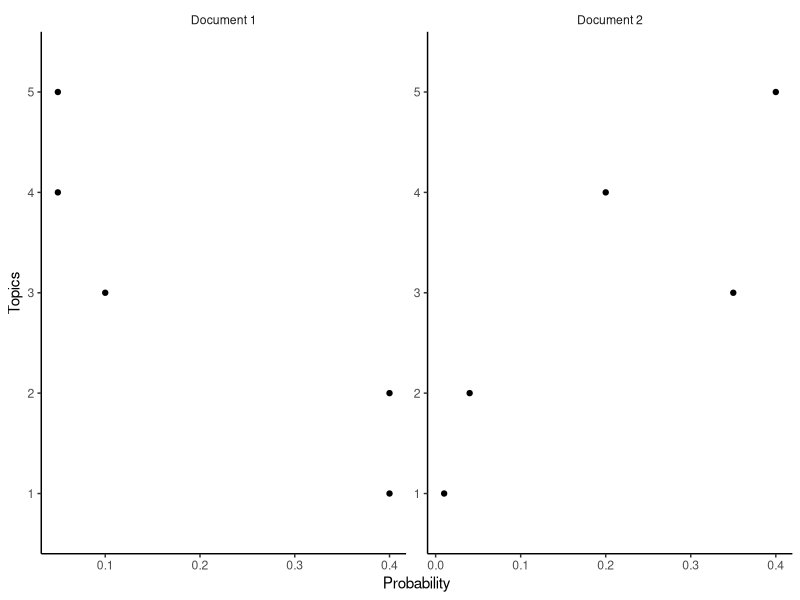
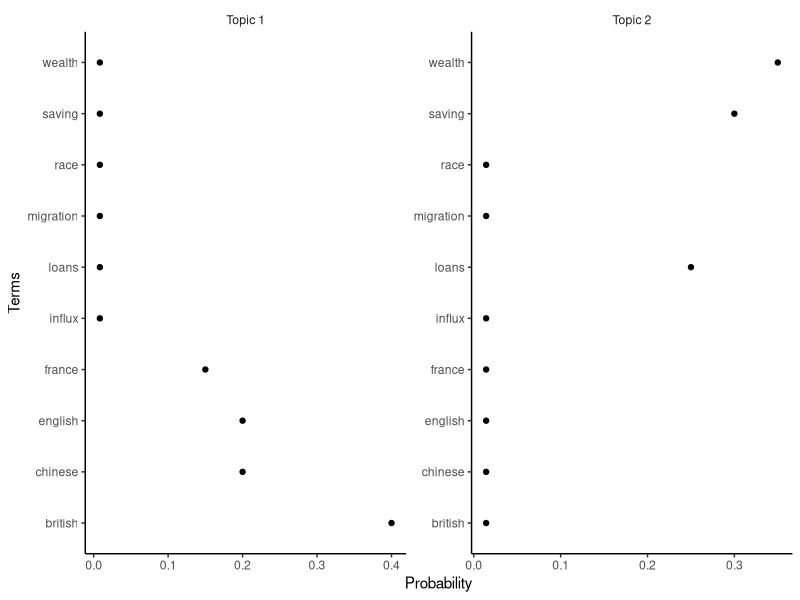

Write R code to recreate these figures, in order.
## ---- chunk 1
knitr::opts_chunk$set(echo = TRUE)
library(tidyverse)
## ---- chunk 2
tibble(
  Topics = rep(c("1", "2", "3", "4", "5"), 2),
  Probability = c(c(0.40, 0.40, 0.1, 0.05, 0.05), c(0.01, 0.04, 0.35, 0.20, 0.4)),
  document = c(rep("Document 1", 5), rep("Document 2", 5))
  ) %>%
  ggplot(aes(Topics, Probability)) +
  geom_point() +
  theme_classic() +
  facet_wrap(vars(document), ncol = 2, scales = "free") +
  theme(strip.background = element_blank()) + 
  coord_flip()
  
## ---- chunk 3
tibble(
  Terms = rep(c("migration", "race", "influx", "loans", "wealth", "saving", "chinese", "france", "british", "english"), 2),
  Probability = c(c(0.0083, 0.0083, 0.0083, 0.0083, 0.0083, 0.0083, 0.2, 0.15, 0.4, 0.2), c(0.0142, 0.0142, 0.0142, 0.25, 0.35, 0.30, 0.0142, 0.0142, 0.0142, 0.0142)),
  Topics = c(rep("Topic 1", 10), rep("Topic 2", 10))
  ) %>%
  ggplot(aes(Terms, Probability)) +
  geom_point() +
  theme_classic() +
  facet_wrap(vars(Topics), ncol = 2, scales = "free") +
  theme(strip.background = element_blank()) + 
  coord_flip()
  
